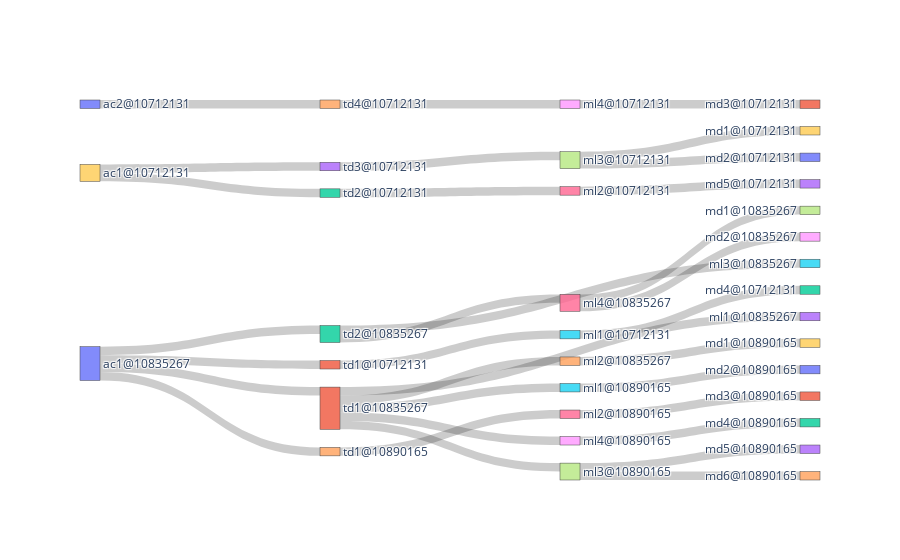

Notebook code for this chart:
### Code cell
ze.zdb.plot()

### Figure 1 — Plotly figure (JSON) as saved in the notebook; plotly's stock layout.template omitted (floating-point values rounded to 4 significant figures)
{"data": [{"link": {"source": [0, 0, 0, 9, 9, 10, 0, 1, 1, 2, 2, 11, 12, 13, 14, 1, 24, 1, 1, 6, 6, 17, 17, 18, 15, 16, 4, 25, 26, 28, 27, 27], "target": [1, 2, 11, 12, 13, 14, 24, 3, 4, 5, 6, 15, 16, 17, 18, 25, 26, 27, 28, 7, 8, 19, 20, 21, 22, 23, 29, 30, 31, 32, 33, 34], "value": [1, 1, 1, 1, 1, 1, 1, 1, 1, 1, 1, 1, 1, 1, 1, 1, 1, 1, 1, 1, 1, 1, 1, 1, 1, 1, 1, 1, 1, 1, 1, 1]}, "node": {"label": ["ac1@10835267", "td1@10835267", "td2@10835267", "ml1@10835267", "ml2@10835267", "ml3@10835267", "ml4@10835267", "md1@10835267", "md2@10835267", "ac1@10712131", "ac2@10712131", "td1@10712131", "td2@10712131", "td3@10712131", "td4@10712131", "ml1@10712131", "ml2@10712131", "ml3@10712131", "ml4@10712131", "md1@10712131", "md2@10712131", "md3@10712131", "md4@10712131", "md5@10712131", "td1@10890165", "ml1@10890165", "ml2@10890165", "ml3@10890165", "ml4@10890165", "md1@10890165", "md2@10890165", "md3@10890165", "md4@10890165", "md5@10890165", "md6@10890165"]}, "type": "sankey"}], "layout": {}}
